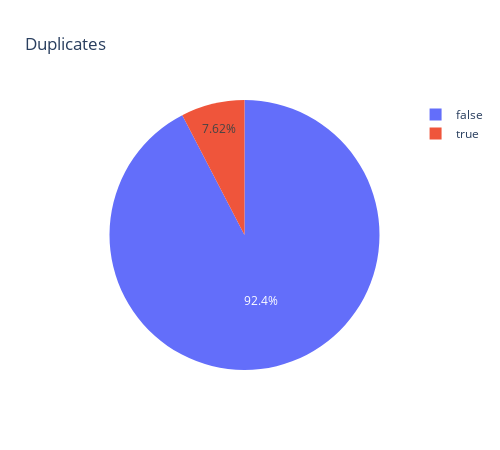

Here is the notebook cell this chart was saved with:
### Code cell
# Drawing pie chart of duplicates using plotly
fig = px.pie(df, values=df.duplicated(subset=['tweet', 'label']).value_counts(), names=df.duplicated(subset=['tweet', 'label']).value_counts().index, title="Duplicates",width=500, height=450)
fig.show()

### Figure 1 — Plotly figure (JSON) as saved in the notebook; plotly's stock layout.template omitted (floating-point values rounded to 4 significant figures)
{"data": [{"domain": {"x": [0, 1], "y": [0, 1]}, "hovertemplate": "label=%{label}<br>value=%{value}<extra></extra>", "labels": [false, true], "legendgroup": "", "name": "", "showlegend": true, "type": "pie", "values": [29131, 2404]}], "layout": {"height": 450, "legend": {"tracegroupgap": 0}, "title": {"text": "Duplicates"}, "width": 500}}
